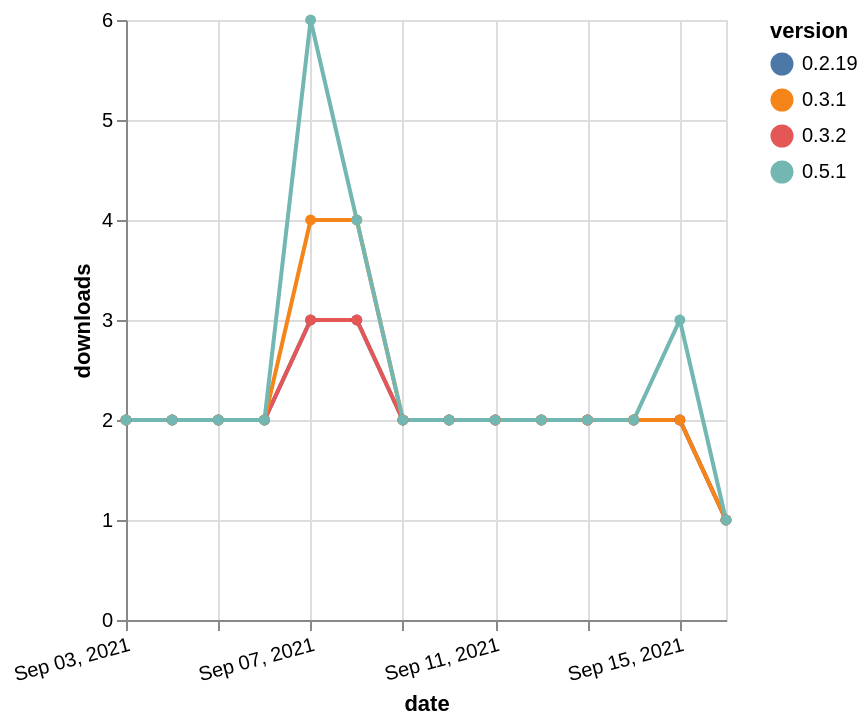

Vega-Lite specification stored for this chart:
### Vega-Lite specification from a JSON file in a GitHub repository (floating-point values rounded to 4 significant figures)
{"$schema": "https://vega.github.io/schema/vega-lite/v5.json", "description": "A simple bar chart with embedded data.", "data": {"values": [{"date": "2021-09-03", "total": 553, "delta": 2, "version": "0.2.19"}, {"date": "2021-09-04", "total": 555, "delta": 2, "version": "0.2.19"}, {"date": "2021-09-05", "total": 557, "delta": 2, "version": "0.2.19"}, {"date": "2021-09-06", "total": 559, "delta": 2, "version": "0.2.19"}, {"date": "2021-09-07", "total": 562, "delta": 3, "version": "0.2.19"}, {"date": "2021-09-08", "total": 565, "delta": 3, "version": "0.2.19"}, {"date": "2021-09-09", "total": 567, "delta": 2, "version": "0.2.19"}, {"date": "2021-09-10", "total": 569, "delta": 2, "version": "0.2.19"}, {"date": "2021-09-11", "total": 571, "delta": 2, "version": "0.2.19"}, {"date": "2021-09-12", "total": 573, "delta": 2, "version": "0.2.19"}, {"date": "2021-09-13", "total": 575, "delta": 2, "version": "0.2.19"}, {"date": "2021-09-14", "total": 577, "delta": 2, "version": "0.2.19"}, {"date": "2021-09-15", "total": 579, "delta": 2, "version": "0.2.19"}, {"date": "2021-09-16", "total": 580, "delta": 1, "version": "0.2.19"}, {"date": "2021-09-03", "total": 463, "delta": 2, "version": "0.3.2"}, {"date": "2021-09-04", "total": 465, "delta": 2, "version": "0.3.2"}, {"date": "2021-09-05", "total": 467, "delta": 2, "version": "0.3.2"}, {"date": "2021-09-06", "total": 469, "delta": 2, "version": "0.3.2"}, {"date": "2021-09-07", "total": 472, "delta": 3, "version": "0.3.2"}, {"date": "2021-09-08", "total": 475, "delta": 3, "version": "0.3.2"}, {"date": "2021-09-09", "total": 477, "delta": 2, "version": "0.3.2"}, {"date": "2021-09-10", "total": 479, "delta": 2, "version": "0.3.2"}, {"date": "2021-09-11", "total": 481, "delta": 2, "version": "0.3.2"}, {"date": "2021-09-12", "total": 483, "delta": 2, "version": "0.3.2"}, {"date": "2021-09-13", "total": 485, "delta": 2, "version": "0.3.2"}, {"date": "2021-09-14", "total": 487, "delta": 2, "version": "0.3.2"}, {"date": "2021-09-15", "total": 489, "delta": 2, "version": "0.3.2"}, {"date": "2021-09-16", "total": 490, "delta": 1, "version": "0.3.2"}, {"date": "2021-09-03", "total": 604, "delta": 2, "version": "0.3.1"}, {"date": "2021-09-04", "total": 606, "delta": 2, "version": "0.3.1"}, {"date": "2021-09-05", "total": 608, "delta": 2, "version": "0.3.1"}, {"date": "2021-09-06", "total": 610, "delta": 2, "version": "0.3.1"}, {"date": "2021-09-07", "total": 614, "delta": 4, "version": "0.3.1"}, {"date": "2021-09-08", "total": 618, "delta": 4, "version": "0.3.1"}, {"date": "2021-09-09", "total": 620, "delta": 2, "version": "0.3.1"}, {"date": "2021-09-10", "total": 622, "delta": 2, "version": "0.3.1"}, {"date": "2021-09-11", "total": 624, "delta": 2, "version": "0.3.1"}, {"date": "2021-09-12", "total": 626, "delta": 2, "version": "0.3.1"}, {"date": "2021-09-13", "total": 628, "delta": 2, "version": "0.3.1"}, {"date": "2021-09-14", "total": 630, "delta": 2, "version": "0.3.1"}, {"date": "2021-09-15", "total": 632, "delta": 2, "version": "0.3.1"}, {"date": "2021-09-16", "total": 633, "delta": 1, "version": "0.3.1"}, {"date": "2021-09-03", "total": 514, "delta": 2, "version": "0.5.1"}, {"date": "2021-09-04", "total": 516, "delta": 2, "version": "0.5.1"}, {"date": "2021-09-05", "total": 518, "delta": 2, "version": "0.5.1"}, {"date": "2021-09-06", "total": 520, "delta": 2, "version": "0.5.1"}, {"date": "2021-09-07", "total": 526, "delta": 6, "version": "0.5.1"}, {"date": "2021-09-08", "total": 530, "delta": 4, "version": "0.5.1"}, {"date": "2021-09-09", "total": 532, "delta": 2, "version": "0.5.1"}, {"date": "2021-09-10", "total": 534, "delta": 2, "version": "0.5.1"}, {"date": "2021-09-11", "total": 536, "delta": 2, "version": "0.5.1"}, {"date": "2021-09-12", "total": 538, "delta": 2, "version": "0.5.1"}, {"date": "2021-09-13", "total": 540, "delta": 2, "version": "0.5.1"}, {"date": "2021-09-14", "total": 542, "delta": 2, "version": "0.5.1"}, {"date": "2021-09-15", "total": 545, "delta": 3, "version": "0.5.1"}, {"date": "2021-09-16", "total": 546, "delta": 1, "version": "0.5.1"}]}, "width": "container", "mark": {"type": "line", "point": {"filled": true}}, "encoding": {"x": {"field": "date", "type": "temporal", "timeUnit": "yearmonthdate", "title": "date", "axis": {"labelAngle": -15}}, "y": {"field": "delta", "type": "quantitative", "title": "downloads"}, "color": {"field": "version", "type": "nominal"}, "tooltip": {"field": "delta"}}}
